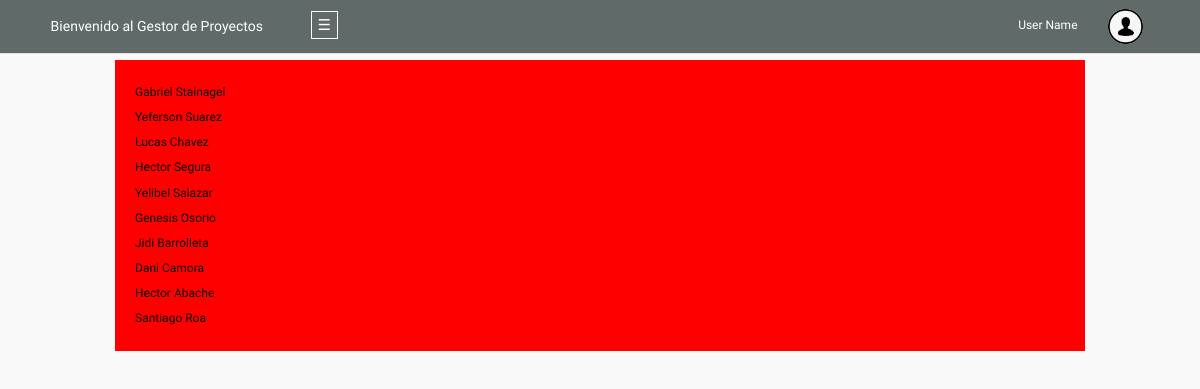
The page /php/verParticipante.php on the database its author committed.
### tables this page shows
CREATE TABLE participantes(
	idParticipante int not null auto_increment,
	primerNombre varchar(15) not null,
	segundoNombre varchar (15) null,
	primerApellido varchar(15) not null,
	segundoApellido varchar (15) null,
	estadoParticipante tinyint not null,
	PRIMARY KEY (idParticipante)
);

### php/verParticipante.php (the view, shortened to what this page needs)
<?php
	$cnx= new Conexion();
	$consulta="SELECT * FROM participantes WHERE estadoParticipante=1";
	$resultado=$cnx->prepare($consulta);
	$resultado->execute();
?>
<!DOCTYPE html>
<html>
<head>
	<link rel="stylesheet" type="text/css" href="../css/bootstrap.css">
	<link rel="stylesheet" type="text/css" href="../css/bootstrap.min.css">
	<link rel="stylesheet" href="../css/bootstrap-theme.css">
	<link rel="stylesheet" type="text/css" href="../style.css">
	<link rel="stylesheet" type="text/css" href="../css-my-style/style.css">
</head>
<body>
	<div id="body-z">
		<div class="container-fluid">
			<div class="row row-header">
				<header class="col-md-3 col-xs-12">
					<h5>Bienvenido al Gestor de Proyectos</h5>
				</header>
				<div class="toggle-btn col-md-1 col-xs-2">
					<span onclick="menu()">&#9776</span>
				</div>
				<div class="col-md-7 ayuda col-xs-5">
					<h6>
						User Name
					</h6>
				</div>
				<div style="text-align:left;" class="col-md-1 ayuda col-xs-5">
					<img style="width:35px; border-radius:50%" src="../img/user.jpg">
				</div>
			</div>
			<div id="capa" class="">
				<div class="row">
					<div class="col-md-10 center-block">
						<ol id="participantes" style="background:red; padding: 20px; list-style:none;">
							<?php
								while ($row=$resultado->fetch(PDO::FETCH_ASSOC)) {
									$var+=1;
									echo '
									<li id="parti['.$var.']" class="participantes" value="'.$row["idParticipante"].'" >'
										.$row["primerNombre"]." ".$row["primerApellido"].
									'</li>
									';
								}
							?>
						</ol>
					</div>
				</div>
			</div>
		</div>
	</div>
</body>
</html>

### css-my-style/style.css (style rules this page uses)
* { margin:0px; padding:0px; font-family: 'Comfortaa', cursive; font-size:12px; }
body { background:#F9F9F9; background-position:0px 0px; background-size:100%; background-repeat:no-repeat; background-attachment:fixed; }
#capa { color:black; margin-top:60px; }
.row-header { color:white; width:100%; z-index:1000; position:relative; background:#5F6A69; padding:9px; border-bottom:solid 1px #E3E3E3; position:fixed; }
.col-md-3 { text-align:center; }
.ayuda { text-align:right; }
.toggle-btn { padding:6px; text-align:left; }
.toggle-btn span { z-index:1000; border:1px solid; padding:4px 6px; margin:0px auto; font-size:15px; cursor:pointer; }
.participantes { padding:4px 0px; }

### rows shown on the page
participantes: primerNombre "Gabriel", primerApellido "Stainagel"
participantes: primerNombre "Yeferson", primerApellido "Suarez"
participantes: primerNombre "Lucas", primerApellido "Chavez"
participantes: primerNombre "Hector", primerApellido "Segura"
participantes: primerNombre "Yelibel", primerApellido "Salazar"
participantes: primerNombre "Genesis", primerApellido "Osorio"
participantes: primerNombre "Jidi", primerApellido "Barrolleta"
participantes: primerNombre "Dani", primerApellido "Camora"
participantes: primerNombre "Hector", primerApellido "Abache"
participantes: primerNombre "Santiago", primerApellido "Roa"
